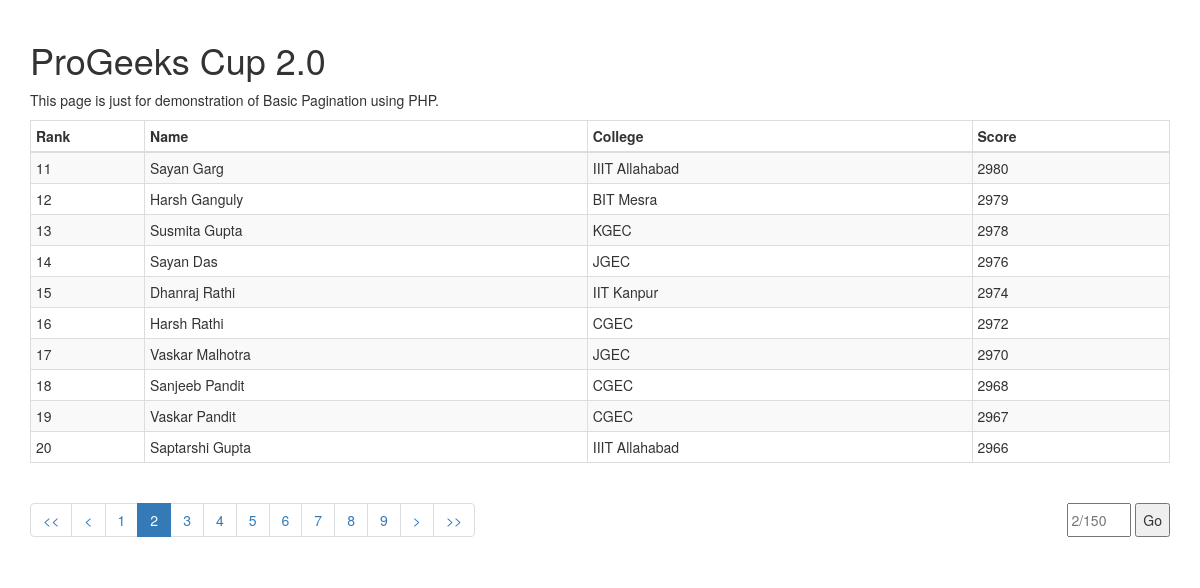
The page /Pagination/src/index.php?page=2 on the database its author committed.
### tables this page shows
CREATE TABLE `table1` (
  `rank` int(4) NOT NULL,
  `name` varchar(24) NOT NULL,
  `college` varchar(19) NOT NULL,
  `score` int(5) NOT NULL
);

### Pagination/src/index.php (the view, shortened to what this page needs)
<!DOCTYPE html>
<html>
  <head>
    <link rel="stylesheet" href="https://maxcdn.bootstrapcdn.com/bootstrap/3.3.7/css/bootstrap.min.css">
  </head>
  <body>
  <?php
    $limit = 10;
	if (isset($_GET["page"])) {
	  $pn  = $_GET["page"];
	}
	else {
	  $pn=1;
	};
    $start_from = ($pn-1) * $limit;
	$sql = "SELECT * FROM table1 LIMIT $start_from, $limit";
	$rs_result = mysql_query ($sql);
  ?>
  <div class="container">
    <br>
    <div>
      <h1>ProGeeks Cup 2.0</h1>
      <p>This page is just for demonstration of Basic Pagination using PHP.</p>
      <table class="table table-striped table-condensed table-bordered">
        <thead>
		<tr>
		  <th width="10%">Rank</th>
		  <th>Name</th>
		  <th>College</th>
		  <th>Score</th>
		</tr>
        </thead>
        <tbody>
		<?php
		  while ($row = mysql_fetch_array($rs_result,MYSQL_ASSOC)) {
		?>
		<tr>
		  <td><?php echo $row["rank"]; ?></td>
		  <td><?php echo $row["name"]; ?></td>
		  <td><?php echo $row["college"]; ?></td>
		  <td><?php echo $row["score"]; ?></td>
		</tr>
		<?php
		};
		?>
        </tbody>
      </table>
	  <div>
      <ul class="pagination">
	  <?php
		$sql = "SELECT COUNT(*) FROM table1";
		$rs_result = mysql_query($sql);
		$row = mysql_fetch_row($rs_result);
		$total_records = $row[0];
		$total_pages = ceil($total_records / $limit);
        $k = (($pn+4>$total_pages)?$total_pages-4:(($pn-4<1)?5:$pn));
		$pagLink = "";
        if($pn>=2){
			echo "<li><a href='index.php?page=1'> &lt;&lt; </a></li>";
			echo "<li><a href='index.php?page=".($pn-1)."'> &lt; </a></li>";
		}
		for ($i=-4; $i<=4; $i++) {
		  if($k+$i==$pn)
		    $pagLink .= "<li class='active'><a href='index.php?page=".($k+$i)."'>".($k+$i)."</a></li>";
		  else
		    $pagLink .= "<li><a href='index.php?page=".($k+$i)."'>".($k+$i)."</a></li>";
		};
		echo $pagLink;
		if($pn<$total_pages){
			echo "<li><a href='index.php?page=".($pn+1)."'> &gt; </a></li>";
			echo "<li><a href='index.php?page=".$total_pages."'> &gt;&gt; </a></li>";
		}
	  ?>
      </ul>
	  <div class="inline">
	  <input id="pn" type="number" min="1" max="<?php echo $total_pages?>"
	  placeholder="<?php echo $pn."/".$total_pages; ?>" required>
	  <button onclick="go2Page();">Go</button>
	  </div>
	 </div>
    </div>
  </div>
  </body>
</html>

### Pagination/src/index.php (style rules this page uses)
.inline { display: inline-block; float: right; margin: 20px 0px; }
input,button { height: 34px; }

### rows shown on the page
table1: rank "11", name "Sayan Garg", college "IIIT Allahabad", score "2980"
table1: rank "12", name "Harsh Ganguly", college "BIT Mesra", score "2979"
table1: rank "13", name "Susmita Gupta", college "KGEC", score "2978"
table1: rank "14", name "Sayan Das", college "JGEC", score "2976"
table1: rank "15", name "Dhanraj Rathi", college "IIT Kanpur", score "2974"
table1: rank "16", name "Harsh Rathi", college "CGEC", score "2972"
table1: rank "17", name "Vaskar Malhotra", college "JGEC", score "2970"
table1: rank "18", name "Sanjeeb Pandit", college "CGEC", score "2968"
table1: rank "19", name "Vaskar Pandit", college "CGEC", score "2967"
table1: rank "20", name "Saptarshi Gupta", college "IIIT Allahabad", score "2966"

### other values the page prints
$k+$i "1"
$k+$i "2"
$k+$i "3"
$k+$i "4"
$k+$i "5"
$k+$i "6"
$k+$i "7"
$k+$i "8"
$k+$i "9"
